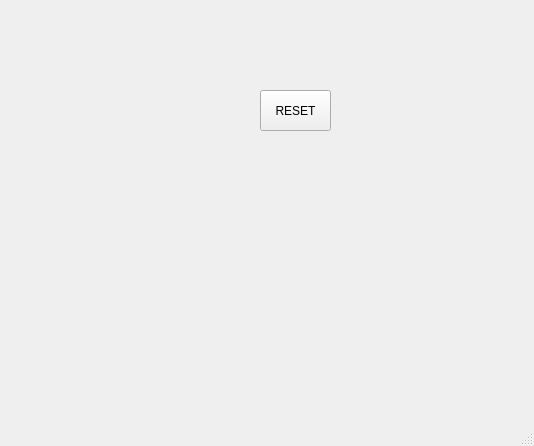
<?xml version="1.0" encoding="UTF-8"?>
<ui version="4.0">
 <class>MainWindow</class>
 <widget class="QMainWindow" name="MainWindow">
  <property name="geometry">
   <rect>
    <x>0</x>
    <y>0</y>
    <width>534</width>
    <height>446</height>
   </rect>
  </property>
  <property name="windowTitle">
   <string>MainWindow</string>
  </property>
  <widget class="QWidget" name="centralwidget">
   <widget class="QPushButton" name="pb">
    <property name="geometry">
     <rect>
      <x>260</x>
      <y>90</y>
      <width>71</width>
      <height>41</height>
     </rect>
    </property>
    <property name="text">
     <string>RESET</string>
    </property>
   </widget>
  </widget>
  <widget class="QMenuBar" name="menubar">
   <property name="geometry">
    <rect>
     <x>0</x>
     <y>0</y>
     <width>534</width>
     <height>21</height>
    </rect>
   </property>
  </widget>
  <widget class="QStatusBar" name="statusbar"/>
 </widget>
 <resources/>
 <connections/>
</ui>
